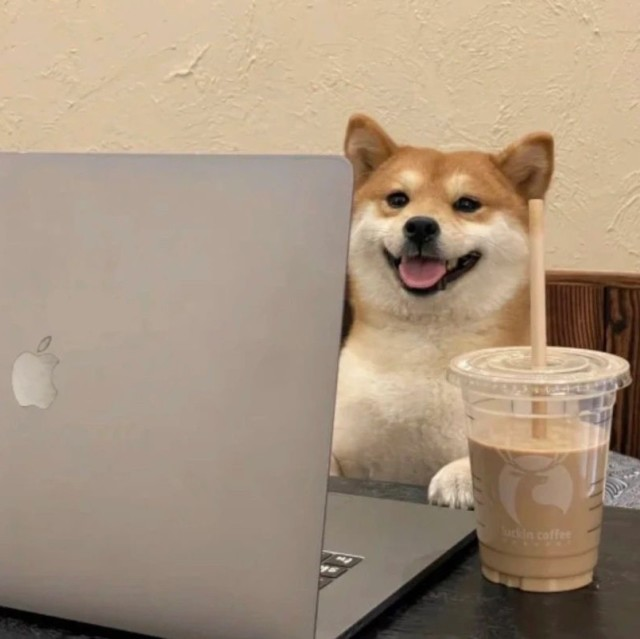
#> input picture work1/pic1.jpg, 640 x 639 px
$ python work1.py
#> lines starting #> are read from the running program, lines starting #| are printed output that depends on the picture
import cv2
from matplotlib import pyplot as plt

# 读取RGB颜色图像
image = cv2.imread('pic1.jpg')
#> image is the input picture: shape (639, 640, 3); mean B, G, R 127.5, 148.7, 168.2

# 将图像转换为灰度并保存为PNG文件
gray_image = cv2.cvtColor(image, cv2.COLOR_BGR2GRAY)
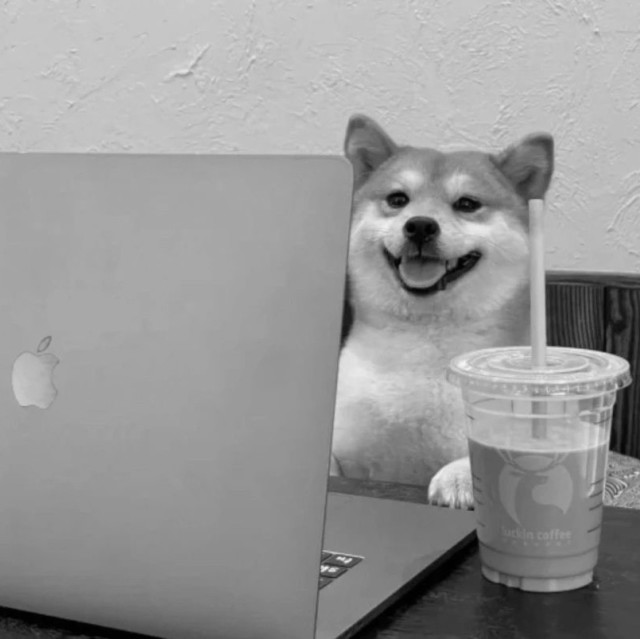
#> gray_image: shape (639, 640); min 0, max 245, mean 152.1
cv2.imwrite('gray_image.png', gray_image)
# 使用Matplotlib以4x4布局显示图像
fig, axs = plt.subplots(4, 4, figsize=(10, 10))

# 原始图像
axs[0, 0].imshow(cv2.cvtColor(image, cv2.COLOR_BGR2RGB))
axs[0, 0].set_title('Original Image')
axs[0, 0].axis('off')

#灰度图像
axs[0, 1].imshow(gray_image, cmap='gray')
axs[0, 1].set_title('Grayscale Image')
axs[0, 1].axis('off')

# 提取R, G, B通道
# OpenCV以BGR格式读取图像
B, G, R = cv2.split(image)
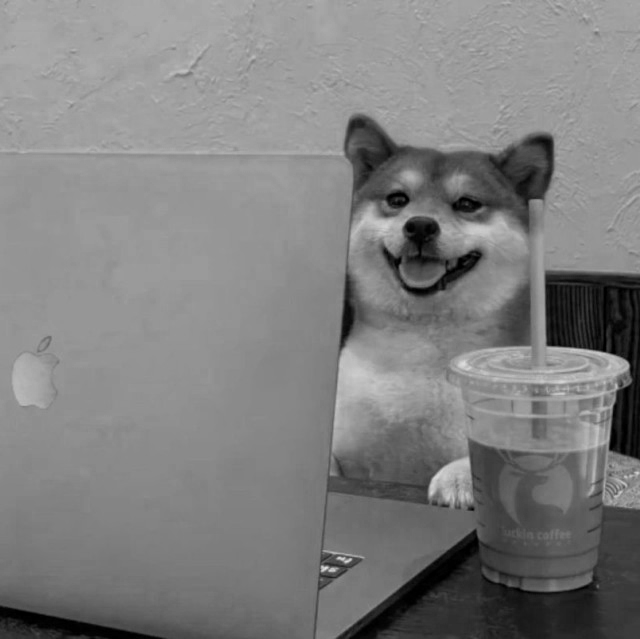
#> B: shape (639, 640); min 0, max 226, mean 127.5
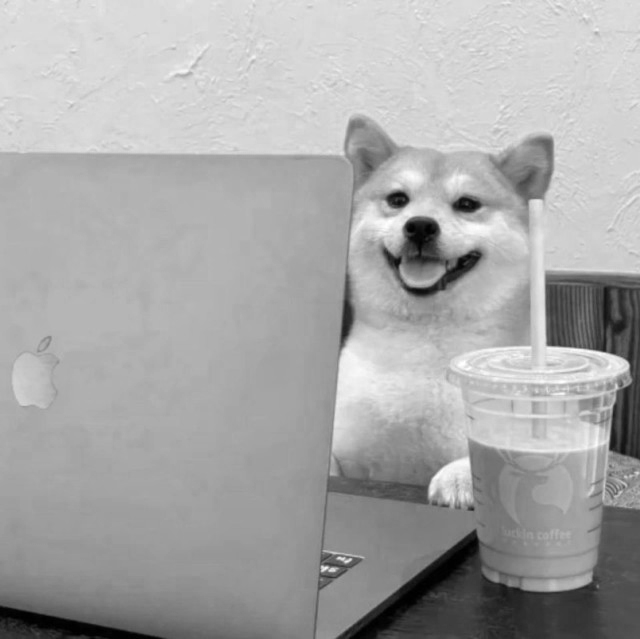
#> R: shape (639, 640); min 0, max 255, mean 168.2

# 显示R, G, B通道的图像
axs[0, 2].imshow(R, cmap='Reds')
axs[0, 2].set_title('Red Channel')
axs[0, 2].axis('off')

axs[0, 3].imshow(G, cmap='Greens')
axs[0, 3].set_title('Green Channel')
axs[0, 3].axis('off')

axs[1, 0].imshow(B, cmap='Blues')
axs[1, 0].set_title('Blue Channel')
axs[1, 0].axis('off')

for i in range(1, 4):
    for j in range(4):
        axs[i, j].axis('off')

plt.tight_layout()
plt.show()
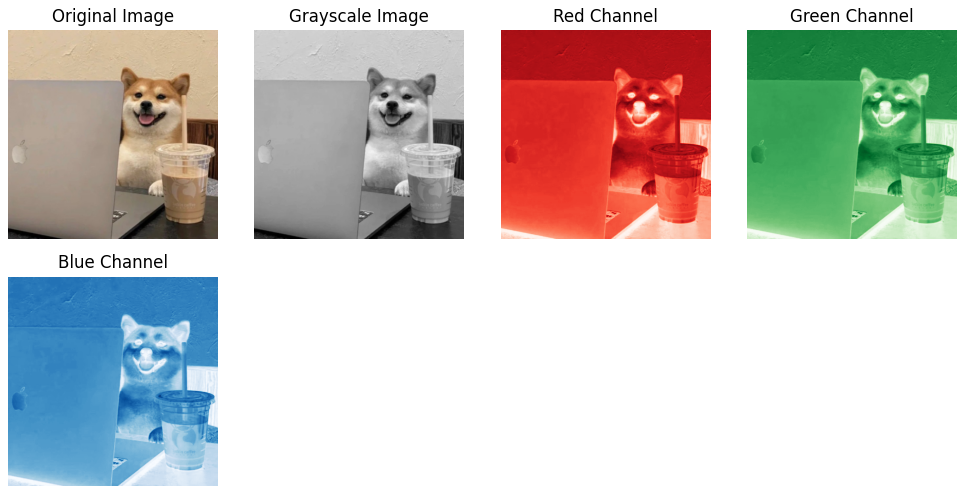
#> figure drawn by matplotlib, 5 panels
